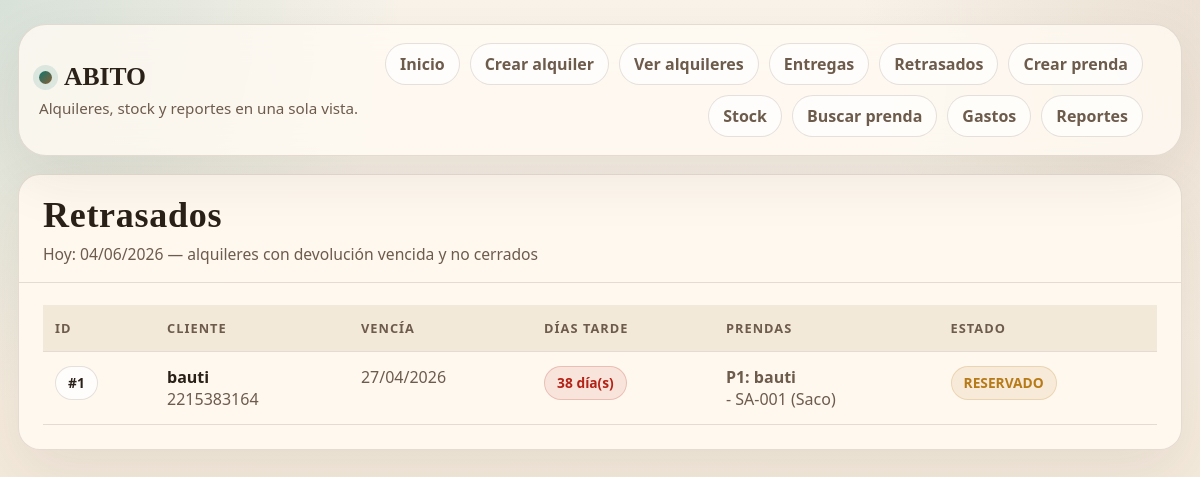
The page /retrasados/ on the database its author committed.
### alquileres/models.py (models this page shows, shortened)
class Alquiler(models.Model):
    EST_RESERVADO = "RESERVADO"
    EST_ENTREGADO = "ENTREGADO"
    EST_CERRADO = "CERRADO"
    ESTADOS_ALQUILER = [
        (EST_RESERVADO, "Reservado"),
        (EST_ENTREGADO, "Entregado"),
        (EST_CERRADO, "Cerrado"),
    ]
    SAL_PEND = "PENDIENTE"
    SAL_PAG = "PAGADO"
    ESTADOS_SALDO = [
        (SAL_PEND, "Pendiente"),
        (SAL_PAG, "Pagado"),
    ]
    MP_EFEC = "EFECTIVO"
    MP_TRANS = "TRANSFERENCIA"
    MP_TARJ = "TARJETA"
    METODOS_PAGO = [
        (MP_EFEC, "Efectivo"),
        (MP_TRANS, "Transferencia"),
        (MP_TARJ, "Tarjeta"),
    ]
    cliente_nombre = models.CharField(max_length=80)
    cliente_telefono = models.CharField(max_length=30)
    fecha_visita = models.DateField()
    fecha_reserva = models.DateField()
    fecha_entrega = models.DateField()
    fecha_devolucion = models.DateField()
    persona1_nombre = models.CharField(max_length=80)
    persona2_nombre = models.CharField(max_length=80, blank=True, default="")
    total_bruto = models.DecimalField(max_digits=12, decimal_places=2, default=0)
    descuento_pct = models.DecimalField(max_digits=5, decimal_places=2, null=True, blank=True)
    descuento_monto = models.DecimalField(max_digits=12, decimal_places=2, default=0)
    total_final = models.DecimalField(max_digits=12, decimal_places=2, default=0)
    sena = models.DecimalField(max_digits=12, decimal_places=2, default=0)
    saldo = models.DecimalField(max_digits=12, decimal_places=2, default=0)
    metodo_sena = models.CharField(max_length=20, choices=METODOS_PAGO, blank=True, default="")
    metodo_saldo = models.CharField(max_length=20, choices=METODOS_PAGO, blank=True, default="")
    saldo_pagado_en = models.DateField(null=True, blank=True)  # fecha real en que se marcó como pagado
    estado_saldo = models.CharField(max_length=12, choices=ESTADOS_SALDO, default=SAL_PEND)
    estado_alquiler = models.CharField(max_length=12, choices=ESTADOS_ALQUILER, default=EST_RESERVADO)
    creado_en = models.DateTimeField(auto_now_add=True)
    actualizado_en = models.DateTimeField(auto_now=True)
    class Meta:
        indexes = [
            models.Index(fields=["fecha_reserva"]),
            models.Index(fields=["fecha_entrega"]),
            models.Index(fields=["fecha_devolucion"]),
            models.Index(fields=["estado_alquiler", "fecha_entrega"]),
            models.Index(fields=["estado_alquiler", "fecha_devolucion"]),
            models.Index(fields=["estado_saldo", "saldo_pagado_en"]),
        ]

class AlquilerItem(models.Model):
    RUEDO_CM = "CM"
    RUEDO_BOTON = "BOTON"
    RUEDO_TIPOS = [
        (RUEDO_CM, "cm"),
        (RUEDO_BOTON, "botón"),
    ]
    alquiler = models.ForeignKey(Alquiler, on_delete=models.CASCADE, related_name="items")
    persona_num = models.PositiveSmallIntegerField(default=1)  # 1 o 2
    prenda = models.ForeignKey(Prenda, on_delete=models.PROTECT)
    ruedo_valor = models.DecimalField(max_digits=6, decimal_places=2, null=True, blank=True)
    ruedo_tipo = models.CharField(max_length=10, choices=RUEDO_TIPOS, blank=True, default="")
    notas = models.CharField(max_length=200, blank=True, default="")

### prendas/models.py (models this page shows, shortened)
class Prenda(models.Model):
    C_SACO = "SACO"
    C_PANTALON = "PANTALON"
    C_CAMISA = "CAMISA"
    C_CHALECO = "CHALECO"
    C_MONO = "MONO"
    C_CORBATA = "CORBATA"
    C_ZAPATOS = "ZAPATOS"
    C_CINTURON = "CINTURON"
    CATEGORIAS = [
        (C_SACO, "Saco"),
        (C_PANTALON, "Pantalón"),
        (C_CAMISA, "Camisa"),
        (C_CHALECO, "Chaleco"),
        (C_MONO, "Moño"),
        (C_CORBATA, "Corbata"),
        (C_ZAPATOS, "Zapatos"),
        (C_CINTURON, "Cinturón"),
    ]
    E_DISP = "DISPONIBLE"
    E_RES = "RESERVADO"
    E_ENT = "ENTREGADO"
    E_DAN = "DANADA"
    ESTADOS = [
        (E_DISP, "Disponible"),
        (E_RES, "Reservado"),
        (E_ENT, "Entregado"),
        (E_DAN, "Dañada"),
    ]
    O_NAC = "NACIONAL"
    O_IMP = "IMPORTADO"
    ORIGENES = [
        (O_NAC, "Nacional"),
        (O_IMP, "Importado"),
    ]
    codigo = models.CharField(max_length=10, unique=True, db_index=True)
    categoria = models.CharField(max_length=20, choices=CATEGORIAS)
    marca = models.CharField(max_length=40, blank=True, default="")
    color = models.CharField(max_length=40, blank=True, default="")
    talle = models.CharField(max_length=20, blank=True, default="")
    origen = models.CharField(max_length=20, choices=ORIGENES, blank=True, default="")
    estado = models.CharField(max_length=20, choices=ESTADOS, default=E_DISP)
    notas = models.CharField(max_length=200, blank=True, default="")
    creado_en = models.DateTimeField(auto_now_add=True)
    actualizado_en = models.DateTimeField(auto_now=True)
    class Meta:
        indexes = [
            models.Index(fields=["categoria", "estado"]),
            models.Index(fields=["origen"]),
            models.Index(fields=["marca"]),
            models.Index(fields=["color"]),
            models.Index(fields=["talle"]),
        ]

### alquileres/views.py (the view)
# urls.py: path("retrasados/", views.retrasados, name="retrasados"),
def retrasados(request):
    hoy = timezone.localdate()
    alquileres = (
        Alquiler.objects
        .exclude(estado_alquiler=Alquiler.EST_CERRADO)
        .filter(fecha_devolucion__lt=hoy)
        .order_by("fecha_devolucion", "fecha_entrega", "id")
        .prefetch_related("items__prenda")
    )
    retrasos = []
    for alquiler in alquileres:
        dias = (hoy - alquiler.fecha_devolucion).days
        retrasos.append((alquiler, dias))
    return render(request, "alquileres/retrasados.html", {
        "hoy": hoy,
        "retrasos": retrasos,
    })

### alquileres/templates/alquileres/retrasados.html (shortened to what this page needs)
{% extends "base.html" %}
{% block content %}
<div class="ab-card">
  <div class="ab-head">
    <div>
      <h1 class="ab-title">Retrasados</h1>
      <p class="ab-sub">Hoy: {{ hoy|date:"d/m/Y" }} — alquileres con devolución vencida y no cerrados</p>
    </div>
  </div>
  <div class="ab-body">
    <div class="ab-table-wrap">
      <table class="ab-table">
        <thead>
          <tr>
            <th>ID</th>
            <th>Cliente</th>
            <th>Vencía</th>
            <th>Días tarde</th>
            <th>Prendas</th>
            <th>Estado</th>
          </tr>
        </thead>
        <tbody>
          {% for a, dias in retrasos %}
          <tr>
            <td><span class="ab-pill">#{{ a.id }}</span></td>
            <td>
              <div style="font-weight:900;">{{ a.cliente_nombre }}</div>
              <div class="ab-muted">{{ a.cliente_telefono }}</div>
            </td>
            <td class="ab-muted">{{ a.fecha_devolucion|date:"d/m/Y" }}</td>
            <td>
              <span class="ab-badge danger">{{ dias }} día(s)</span>
            </td>
            <td class="ab-muted">
              <div style="font-weight:800;">P1: {{ a.persona1_nombre }}</div>
              {% for it in a.items.all %}
                {% if it.persona_num == 1 %}
                  - {{ it.prenda.codigo }} ({{ it.prenda.get_categoria_display }})<br>
                {% endif %}
              {% endfor %}
            </td>
            <td>
              {% if a.estado_alquiler == "ENTREGADO" %}
                <span class="ab-badge danger">ENTREGADO (no volvió)</span>
              {% elif a.estado_alquiler == "RESERVADO" %}
                <span class="ab-badge warn">RESERVADO</span>
              {% else %}
                <span class="ab-badge">{{ a.get_estado_alquiler_display }}</span>
              {% endif %}
            </td>
          </tr>
          {% empty %}
          <tr><td colspan="6" class="ab-muted">No hay retrasados 🎉</td></tr>
          {% endfor %}
        </tbody>
      </table>
    </div>
  </div>
</div>
{% endblock %}

### static/css/abito.css (style rules this page uses)
:root { --bg: #f6f0e5; --bg-soft: #efe4d2; --paper: rgba(255, 251, 245, 0.88); --card: rgba(255, 249, 240, 0.93); --card-strong: #fffdf8; --ink: #2a2119; --muted: #6d5b4c; --line: rgba(109, 91, 76, 0.18); --line-strong: rgba(109, 91, 76, 0.34); --accent: #0f766e; --accent-strong: #115e59; --accent-soft: rgba(15, 118, 110, 0.12); --secondary: #8b5e34; --secondary-soft: rgba(139, 94, 52, 0.1); --danger: #b42318; --danger-soft: rgba(180, 35, 24, 0.09); --warn: #b77a18; --shadow: 0 22px 60px rgba(57, 41, 24, 0.08); --radius-xl: 28px; --radius-lg: 22px; --radius-md: 16px; --radius-sm: 12px; }
* { box-sizing: border-box; }
html { scroll-behavior: smooth; }
body { margin: 0; min-height: 100vh; color: var(--ink); font-family: "Trebuchet MS", "Segoe UI", sans-serif; background: radial-gradient(circle at top left, rgba(15, 118, 110, 0.14), transparent 28%), radial-gradient(circle at top right, rgba(139, 94, 52, 0.12), transparent 24%), linear-gradient(180deg, #f9f3ea 0%, #f1e4d2 100%); }
h1, h2, h3, h4 { margin: 0; font-family: Georgia, "Times New Roman", serif; letter-spacing: 0.02em; }
.ab-card { border: 1px solid var(--line); border-radius: var(--radius-lg); background: var(--card); box-shadow: var(--shadow); overflow: hidden; }
.ab-head { display: flex; justify-content: space-between; gap: 18px; align-items: flex-start; padding: 22px 24px 16px; border-bottom: 1px solid var(--line); }
.ab-title { font-size: clamp(1.7rem, 3vw, 2.35rem); line-height: 1.05; }
.ab-sub { margin: 8px 0 0; color: var(--muted); font-size: 0.98rem; line-height: 1.45; }
.ab-body { padding: 22px 24px 24px; }
.ab-muted { color: var(--muted); }
.ab-pill, .ab-badge { display: inline-flex; align-items: center; gap: 6px; min-height: 34px; padding: 6px 12px; border: 1px solid var(--line); border-radius: 999px; background: rgba(255, 255, 255, 0.72); font-size: 0.86rem; font-weight: 800; }
.ab-badge.warn { color: var(--warn); background: rgba(183, 122, 24, 0.1); border-color: rgba(183, 122, 24, 0.2); }
.ab-badge.danger { color: var(--danger); background: var(--danger-soft); border-color: rgba(180, 35, 24, 0.2); }
.ab-table-wrap { width: 100%; overflow-x: auto; }
.ab-table { width: 100%; border-collapse: collapse; min-width: 780px; }
.ab-table th, .ab-table td { padding: 14px 12px; border-bottom: 1px solid var(--line); text-align: left; vertical-align: top; }
.ab-table thead th { background: rgba(239, 228, 210, 0.74); color: var(--muted); font-size: 0.8rem; text-transform: uppercase; letter-spacing: 0.08em; }

### rows shown on the page
Alquiler: id "1", cliente_nombre "bauti", cliente_telefono "2215383164", fecha_devolucion "27/04/2026", dias "38", persona1_nombre "bauti", estado_alquiler "RESERVADO"
AlquilerItem: prenda.codigo "SA-001", prenda.categoria "Saco"

### other values the page prints
{{ hoy|date:"d/m/Y" }} "04/06/2026"
